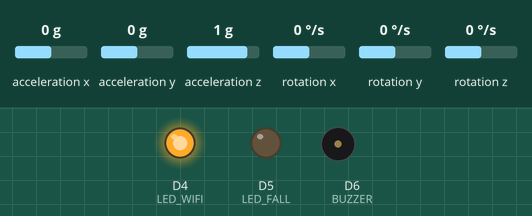
Recording of a sketch running on a simulated ESP8266 (NodeMCU). Parts: output pins drawn as LEDs (lit = HIGH), buzzer (waves = sounding, pin HIGH). Wiring (inferred from the names in the program): MPU-6050 motion sensor at I2C address 0x68. The test bench sets the inputs (shaded band); at power-on: acceleration x 0 g, acceleration y 0 g, acceleration z 1 g, rotation x 0 °/s, rotation y 0 °/s, rotation z 0 °/s. WiFi joins after 1.5 s; servers stay silent unless stated; what the sketch prints to the serial monitor is not drawn.

Above: at 0.1 s.
At 1.6 s:
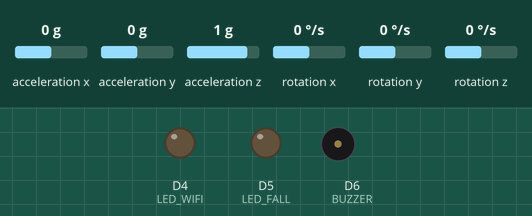
Timing chart, 0 to 3.1 s (numbered marks = the images above):
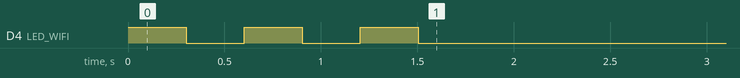

The sketch:

Fall_Dectection_System_V1.ino
```cpp
/*****************************************************************
 *  ESP8266 (NodeMCU) – MPU‑6050 Fall Detector
 *  Sends SMS via CircuitDigest and drives LED + Buzzer steady
 *****************************************************************/
#include <Wire.h>
#include <ESP8266WiFi.h>
#include <ESP8266HTTPClient.h>
#include <WiFiClientSecure.h>

/* ================= USER SETTINGS ============================ */
const char* WIFI_SSID     = "OPPO A7";
const char* WIFI_PASS     = "12344321";

const char* API_KEY       = "boXSrW3fEOxe";
const char* TEMPLATE_ID   = "103";
const char* PHONE_NUMBER  = "917708114889";
const char* VAR1          = "Fall Sensor 1";
const char* VAR2          = "Grandfather's Hand";

/* Fall‑detection thresholds (*10 for g) */
const int  TRIG1_LOWER = 3;    // 0.3 g dip
const int  TRIG2_UPPER = 7;    // ≥1.7 g impact
const int  ORIENT_MIN  = 20;   // deg/s
const int  ORIENT_MAX  = 300;  // deg/s
/* ============================================================ */

/* --- GPIO map --- */
const byte LED_WIFI = LED_BUILTIN; // D4, active‑LOW
const byte LED_FALL = D5;          // alarm LED
const byte BUZZER   = D6;          // buzzer behaves like LED
/* ---------------- */

const byte MPU_ADDR = 0x68;

/* IMU raw variables */
int16_t AcX,AcY,AcZ,GyX,GyY,GyZ;
float   ax,ay,az,gx,gy,gz;

/* FSM flags & counters */
bool t1=false,t2=false,t3=false;
bool smsPending=false;
byte c1=0,c2=0,c3=0;

/* timing helper for Wi‑Fi LED blink */
unsigned long lastBlink=0;
bool wifiBlinkState=false;

void setup() {
  Serial.begin(115200);

  pinMode(LED_WIFI, OUTPUT);
  pinMode(LED_FALL, OUTPUT);
  pinMode(BUZZER,   OUTPUT);
  digitalWrite(LED_WIFI, HIGH);   // off (active‑LOW)
  digitalWrite(LED_FALL, LOW);    // off
  digitalWrite(BUZZER,   LOW);    // off

  /* Wake MPU‑6050 */
  Wire.begin();
  Wire.beginTransmission(MPU_ADDR);
  Wire.write(0x6B); Wire.write(0); Wire.endTransmission();

  /* Wi‑Fi connect with blink */
  Serial.print("Wi‑Fi: ");
  WiFi.begin(WIFI_SSID, WIFI_PASS);
  while (WiFi.status() != WL_CONNECTED) {
    blinkWifiLED();
    delay(100);
  }
  digitalWrite(LED_WIFI, LOW);    // solid ON
  Serial.println(" connected");
}

void loop() {
  readMPU();
  int amp = 10 * sqrt(ax*ax + ay*ay + az*az);
  int ang =      sqrt(gx*gx + gy*gy + gz*gz);

  /* -------- 3‑stage fall detector -------- */
  if (amp <= TRIG1_LOWER && !t2) t1 = true;
  if (t1 && ++c1 >= 1) {
    if (amp >= TRIG2_UPPER) { t2=true; t1=false; c1=0; }
  }
  if (t2 && ++c2 >= 1) {
    if (ang >= ORIENT_MIN && ang <= ORIENT_MAX) { t3=true; t2=false; c2=0; }
  }
  if (t3 && ++c3 >= 10) {                 // 1 s settle
    ang = sqrt(gx*gx + gy*gy + gz*gz);
    if (ang <= 10) {                      // lying still
      Serial.println("FALL DETECTED");
      digitalWrite(LED_FALL, HIGH);       // LED ON
      digitalWrite(BUZZER,   HIGH);       // buzzer ON
      smsPending = true;                  // queue SMS
    }
    t3=false; c3=0;
  }
  if (c1 > 6) { t1=false; c1=0; }
  if (c2 > 6) { t2=false; c2=0; }

  /* ---------- send SMS once per fall ---------- */
  if (smsPending) {
    if (sendSMS()) Serial.println("SMS sent.");
    else           Serial.println("SMS failed.");
    digitalWrite(LED_FALL, LOW);          // LED OFF
    digitalWrite(BUZZER,   LOW);          // buzzer OFF
    smsPending = false;
  }

  delay(100);   // loop @10 Hz
}

/* ============ helper functions ============ */
void readMPU() {
  Wire.beginTransmission(MPU_ADDR);
  Wire.write(0x3B); Wire.endTransmission(false);
  Wire.requestFrom(MPU_ADDR, 14, true);

  AcX = Wire.read() << 8 | Wire.read();
  AcY = Wire.read() << 8 | Wire.read();
  AcZ = Wire.read() << 8 | Wire.read();
          Wire.read(); Wire.read();     // skip temp
  GyX = Wire.read() << 8 | Wire.read();
  GyY = Wire.read() << 8 | Wire.read();
  GyZ = Wire.read() << 8 | Wire.read();

  ax = (AcX - 2050) / 16384.0;
  ay = (AcY -   77) / 16384.0;
  az = (AcZ - 1947) / 16384.0;
  gx = (GyX +  270) / 131.07;
  gy = (GyY -  351) / 131.07;
  gz = (GyZ +  136) / 131.07;
}

bool sendSMS() {
  if (WiFi.status() != WL_CONNECTED) return false;

  WiFiClientSecure client; client.setInsecure();  // dev only
  HTTPClient http;
  String url = "https://www.circuitdigest.cloud/send_sms?ID=" + String(TEMPLATE_ID);
  if (!http.begin(client, url)) return false;

  http.addHeader("Authorization", API_KEY);
  http.addHeader("Content-Type", "application/json");
  String body = "{\"mobiles\":\"" + String(PHONE_NUMBER) +
                "\",\"var1\":\""   + String(VAR1) +
                "\",\"var2\":\""   + String(VAR2) + "\"}";
  int code = http.POST(body);
  Serial.printf("HTTP %d\n", code);
  Serial.println(http.getString());
  http.end();
  return code == 200;
}

/* blink on‑board LED @2 Hz while joining Wi‑Fi */
void blinkWifiLED() {
  unsigned long now = millis();
  if (now - lastBlink >= 250) {
    wifiBlinkState = !wifiBlinkState;
    digitalWrite(LED_WIFI, wifiBlinkState ? LOW : HIGH); // active‑LOW
    lastBlink = now;
  }
}
```
